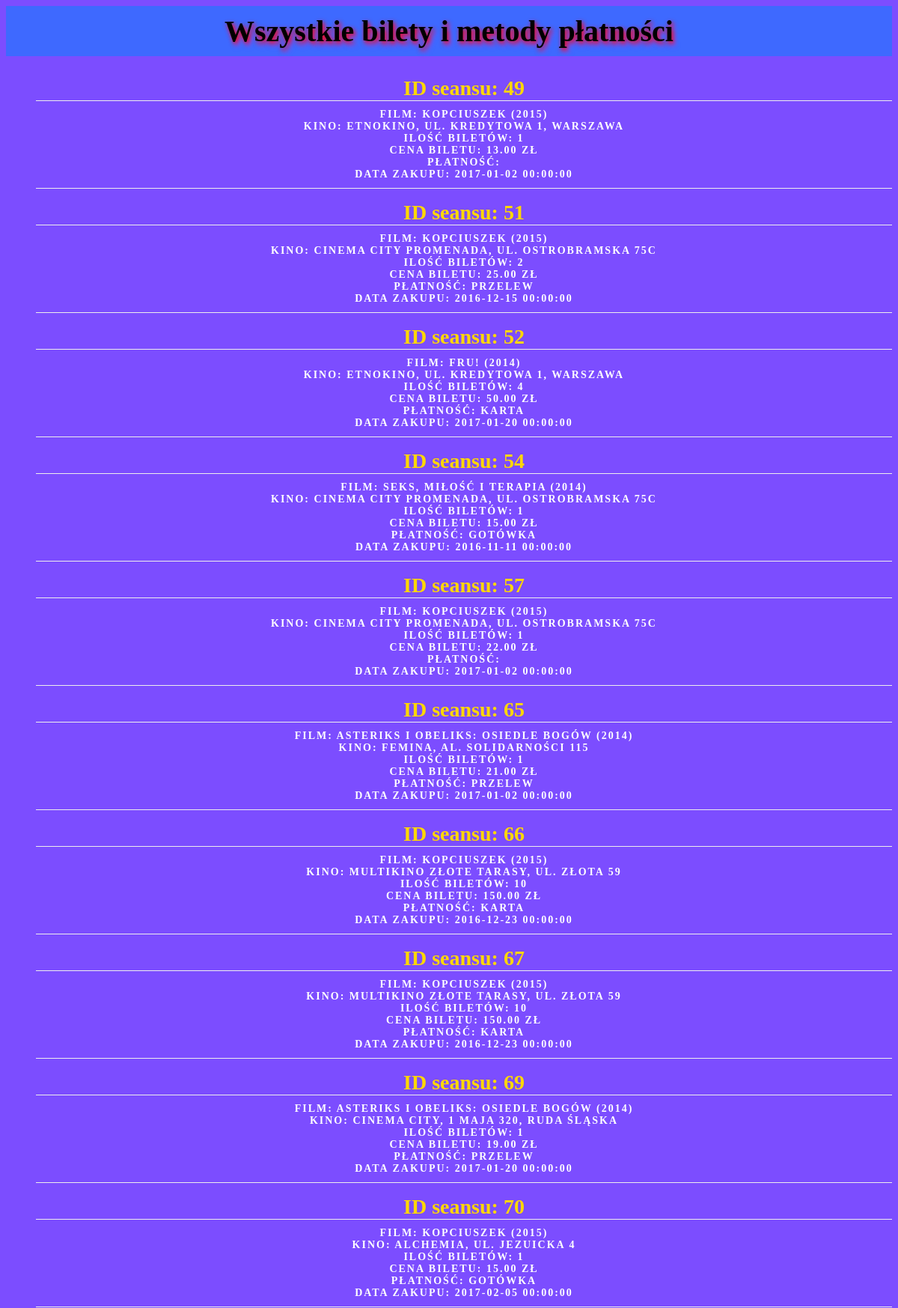
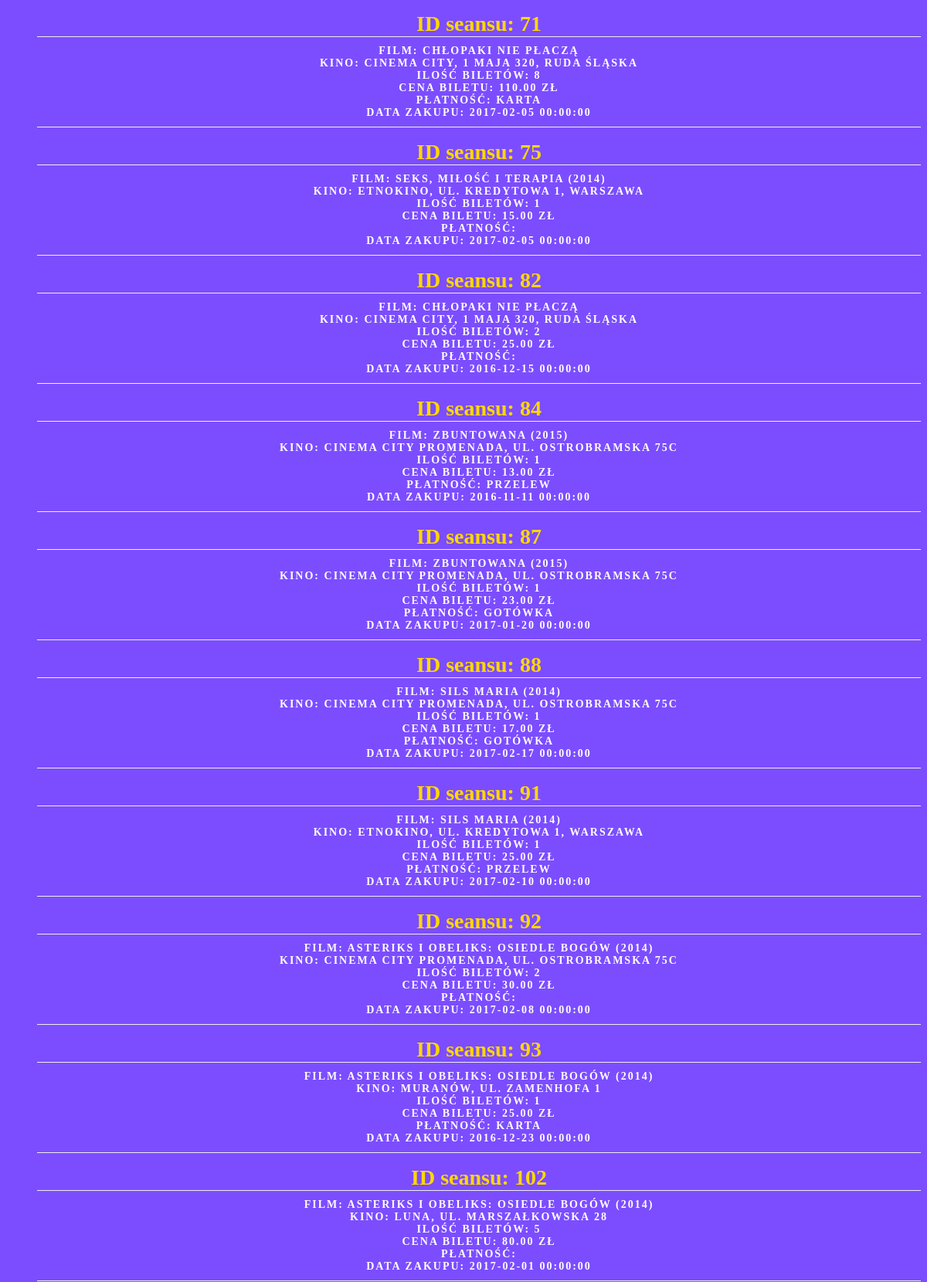
The page /Panel/showTicket.php (upper part) on the database its author committed (2 pictures, top to bottom).
### tables this page shows
CREATE TABLE `Payment` (
  `id` int(11) NOT NULL,
  `type` varchar(255) DEFAULT NULL,
  `date` datetime DEFAULT NULL,
  `pay` varchar(255) DEFAULT NULL
);

CREATE TABLE `Movies` (
  `id` int(11) NOT NULL,
  `name` varchar(255) NOT NULL,
  `description` text,
  `rating` float DEFAULT NULL
);

CREATE TABLE `Cinemas` (
  `id` int(11) NOT NULL,
  `name` varchar(255) NOT NULL,
  `adress` text
);

CREATE TABLE `Ticket` (
  `id` int(11) NOT NULL,
  `quantity` int(11) DEFAULT NULL,
  `price` float(5,2) DEFAULT NULL,
  `shows_id` int(11) DEFAULT NULL
);

### Panel/showTicket.php (the view, shortened to what this page needs)
<?php
$hostName = 'localhost';
$userName = 'root';
$password = 'coderslab';
$database = 'cinema_db';
$connection = new mysqli($hostName, $userName, $password, $database);
$connection->query("SET CHARACTER SET utf8");
echo "<link rel='stylesheet' href='css/style.css'>";
echo "<h1>Wszystkie bilety i metody płatności</h1>";
$sql =
    "SELECT Payment.id AS id, Payment.type AS type,Payment.date AS date, Movies.name AS movie, Cinemas.name AS cinema,Cinemas.adress AS address,Ticket.price AS price, Ticket.quantity AS quantity
        FROM Payment JOIN Ticket ON Payment.id=Ticket.id
        JOIN Shows ON Ticket.shows_id=Shows.id
        JOIN Movies ON Shows.movies_id=Movies.id
        JOIN Cinemas ON Shows.cinemas_id=Cinemas.id ORDER BY id";
$result = $connection->query($sql);
foreach ($result as $item) {
    echo "<ol>";
    echo "<li>ID seansu: " . $item['id'];
    echo "<ul>";
    echo "<li>Film: " . $item['movie'] . "</li>";
    echo "<li>Kino: " . $item['cinema'] . ", " . $item['address'] . "</li>";
    echo "<li>Ilość biletów: " . $item['quantity'] . "</li>";
    echo "<li>Cena biletu: " . $item['price'] . " zł</li>";
    echo "<li>Płatność: " . $item['type'] . "</li>";
    echo "<li>Data zakupu: " . $item['date'] . "</li>";
    echo "</ul>";
    echo "</li>";
    echo "</ol>";
}

### Panel/css/style.css (style rules this page uses)
* { text-align: center; color: #1a1a1a; font-weight: bold; }
h1 { font-size: 40px; color: black; text-shadow: 2px 3px 6px red, 4px 6px 6px #7c4fff; padding: 10px; background-color: rgba(0, 134, 255, 0.5); }
ol { list-style: none; }
ol li { color: gold; font-size: 28px; }
ul { list-style: none; border-top: 1px solid #eee; border-bottom: 1px solid #eee; padding: 10px 0; }
ul li { text-transform: uppercase; padding: 0 10px; letter-spacing: 2px; color: white; font-size: 14px; }

### rows shown on the page
payment: id "49", movies.name "KOPCIUSZEK (2015)", cinemas.name "ETNOKINO", cinemas.adress "UL. KREDYTOWA 1, WARSZAWA", id.quantity "1", id.price "13.00", date "2017-01-02 00:00:00"
payment: id "51", movies.name "KOPCIUSZEK (2015)", cinemas.name "CINEMA CITY PROMENADA", cinemas.adress "UL. OSTROBRAMSKA 75C", id.quantity "2", id.price "25.00", type "PRZELEW", date "2016-12-15 00:00:00"
payment: id "52", movies.name "FRU! (2014)", cinemas.name "ETNOKINO", cinemas.adress "UL. KREDYTOWA 1, WARSZAWA", id.quantity "4", id.price "50.00", type "KARTA", date "2017-01-20 00:00:00"
payment: id "54", movies.name "SEKS, MIŁOŚĆ I TERAPIA (2014)", cinemas.name "CINEMA CITY PROMENADA", cinemas.adress "UL. OSTROBRAMSKA 75C", id.quantity "1", id.price "15.00", type "GOTÓWKA", date "2016-11-11 00:00:00"
payment: id "57", movies.name "KOPCIUSZEK (2015)", cinemas.name "CINEMA CITY PROMENADA", cinemas.adress "UL. OSTROBRAMSKA 75C", id.quantity "1", id.price "22.00", date "2017-01-02 00:00:00"
payment: id "65", movies.name "ASTERIKS I OBELIKS: OSIEDLE BOGÓW (2014)", cinemas.name "FEMINA", cinemas.adress "AL. SOLIDARNOŚCI 115", id.quantity "1", id.price "21.00", type "PRZELEW", date "2017-01-02 00:00:00"
payment: id "66", movies.name "KOPCIUSZEK (2015)", cinemas.name "MULTIKINO ZŁOTE TARASY", cinemas.adress "UL. ZŁOTA 59", id.quantity "10", id.price "150.00", type "KARTA", date "2016-12-23 00:00:00"
payment: id "67", movies.name "KOPCIUSZEK (2015)", cinemas.name "MULTIKINO ZŁOTE TARASY", cinemas.adress "UL. ZŁOTA 59", id.quantity "10", id.price "150.00", type "KARTA", date "2016-12-23 00:00:00"
payment: id "69", movies.name "ASTERIKS I OBELIKS: OSIEDLE BOGÓW (2014)", cinemas.name "CINEMA CITY", cinemas.adress "1 MAJA 320, RUDA ŚLĄSKA", id.quantity "1", id.price "19.00", type "PRZELEW", date "2017-01-20 00:00:00"
payment: id "70", movies.name "KOPCIUSZEK (2015)", cinemas.name "ALCHEMIA", cinemas.adress "UL. JEZUICKA 4", id.quantity "1", id.price "15.00", type "GOTÓWKA", date "2017-02-05 00:00:00"
payment: id "71", movies.name "CHŁOPAKI NIE PŁACZĄ", cinemas.name "CINEMA CITY", cinemas.adress "1 MAJA 320, RUDA ŚLĄSKA", id.quantity "8", id.price "110.00", type "KARTA", date "2017-02-05 00:00:00"
payment: id "75", movies.name "SEKS, MIŁOŚĆ I TERAPIA (2014)", cinemas.name "ETNOKINO", cinemas.adress "UL. KREDYTOWA 1, WARSZAWA", id.quantity "1", id.price "15.00", date "2017-02-05 00:00:00"
payment: id "82", movies.name "CHŁOPAKI NIE PŁACZĄ", cinemas.name "CINEMA CITY", cinemas.adress "1 MAJA 320, RUDA ŚLĄSKA", id.quantity "2", id.price "25.00", date "2016-12-15 00:00:00"
payment: id "84", movies.name "ZBUNTOWANA (2015)", cinemas.name "CINEMA CITY PROMENADA", cinemas.adress "UL. OSTROBRAMSKA 75C", id.quantity "1", id.price "13.00", type "PRZELEW", date "2016-11-11 00:00:00"
payment: id "87", movies.name "ZBUNTOWANA (2015)", cinemas.name "CINEMA CITY PROMENADA", cinemas.adress "UL. OSTROBRAMSKA 75C", id.quantity "1", id.price "23.00", type "GOTÓWKA", date "2017-01-20 00:00:00"
payment: id "88", movies.name "SILS MARIA (2014)", cinemas.name "CINEMA CITY PROMENADA", cinemas.adress "UL. OSTROBRAMSKA 75C", id.quantity "1", id.price "17.00", type "GOTÓWKA", date "2017-02-17 00:00:00"
payment: id "91", movies.name "SILS MARIA (2014)", cinemas.name "ETNOKINO", cinemas.adress "UL. KREDYTOWA 1, WARSZAWA", id.quantity "1", id.price "25.00", type "PRZELEW", date "2017-02-10 00:00:00"
payment: id "92", movies.name "ASTERIKS I OBELIKS: OSIEDLE BOGÓW (2014)", cinemas.name "CINEMA CITY PROMENADA", cinemas.adress "UL. OSTROBRAMSKA 75C", id.quantity "2", id.price "30.00", date "2017-02-08 00:00:00"
payment: id "93", movies.name "ASTERIKS I OBELIKS: OSIEDLE BOGÓW (2014)", cinemas.name "MURANÓW", cinemas.adress "UL. ZAMENHOFA 1", id.quantity "1", id.price "25.00", type "KARTA", date "2016-12-23 00:00:00"
payment: id "102", movies.name "ASTERIKS I OBELIKS: OSIEDLE BOGÓW (2014)", cinemas.name "LUNA", cinemas.adress "UL. MARSZAŁKOWSKA 28", id.quantity "5", id.price "80.00", date "2017-02-01 00:00:00"
